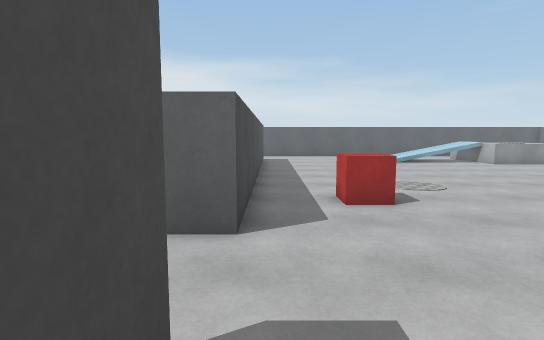
[1] (above)

21 first-person views from a walk through a Unity game level. The camera is 1.4 m above the floor, tilts 6° down and sees 80° across. The floor is counted in squares, 1 m on a side. Each view is taken from the middle of a square. On the plan, view 1 faces up. The plan holds only what a view shows up to about 15 squares ahead; the rest is blank. The place goes on beyond the plan. The player character is not drawn. Surface patterns are stand-ins for the level's own textures.

[2]
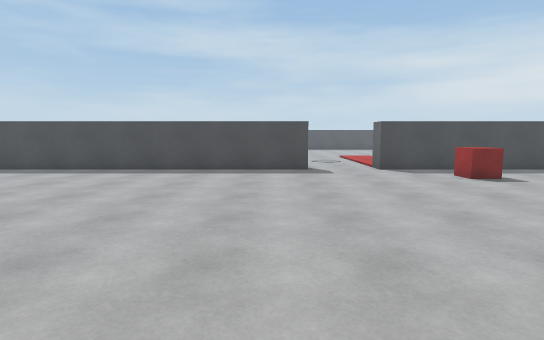

[3]
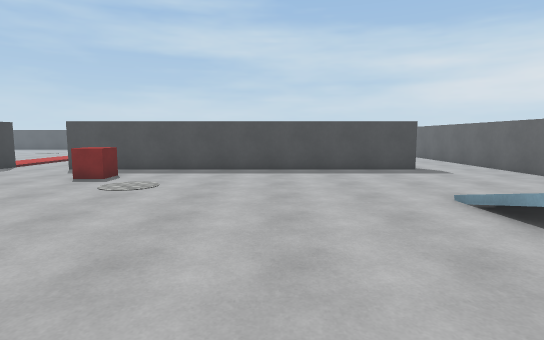

[4]
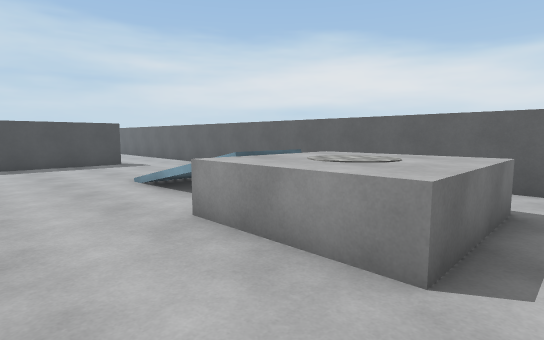

[5]
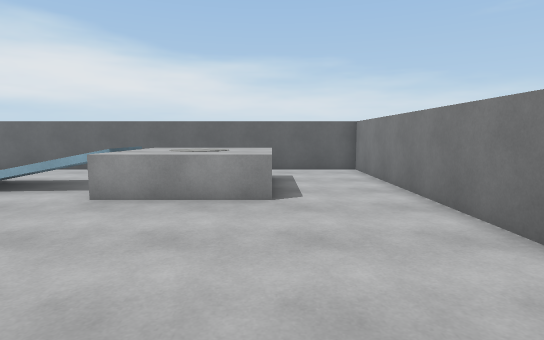

[6]
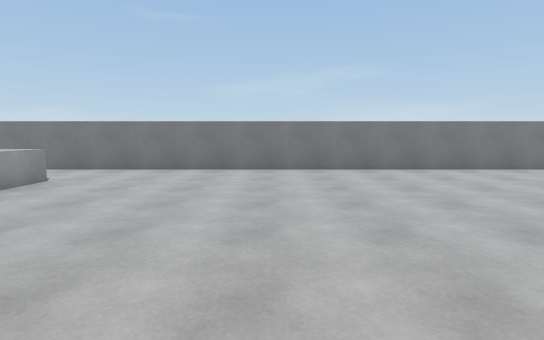

[7]
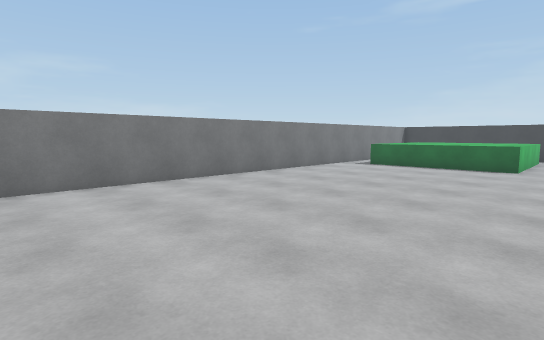

[8]
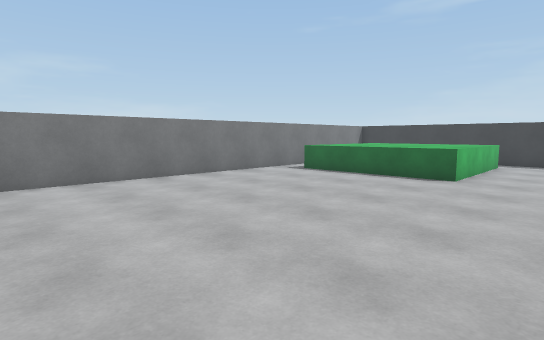

[9]
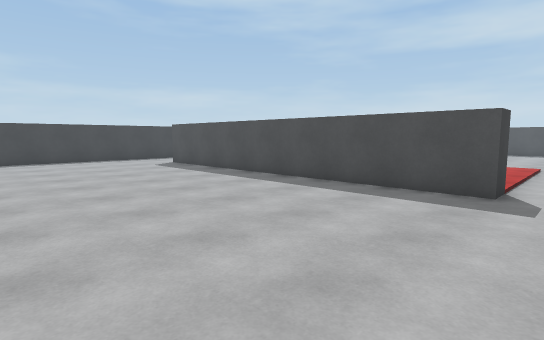

[10]
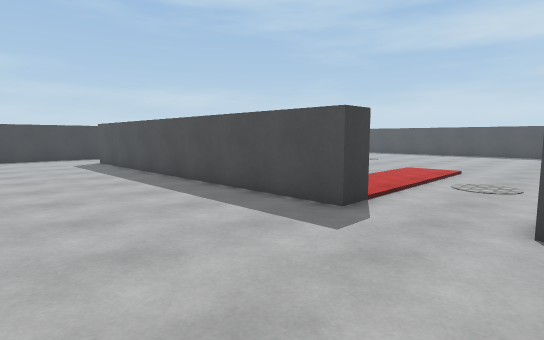

[11]
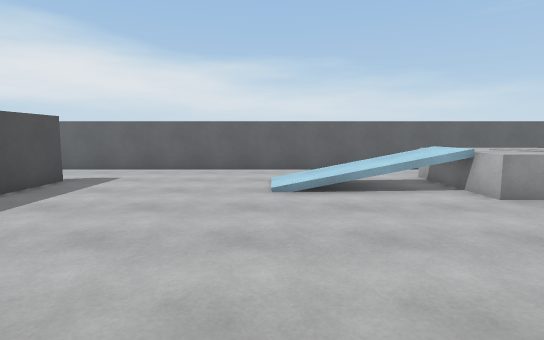

[12]
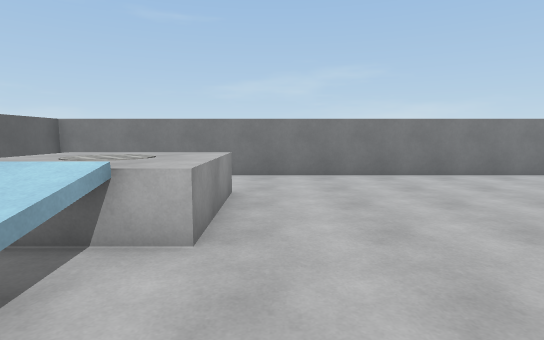

[13]
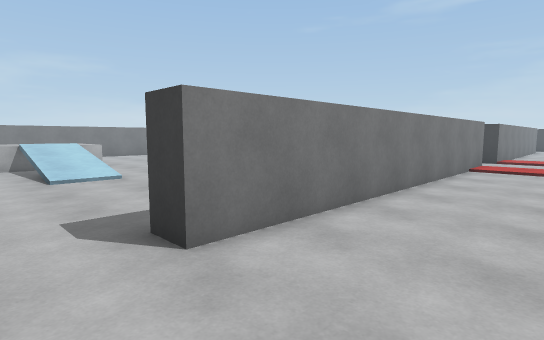

[14]
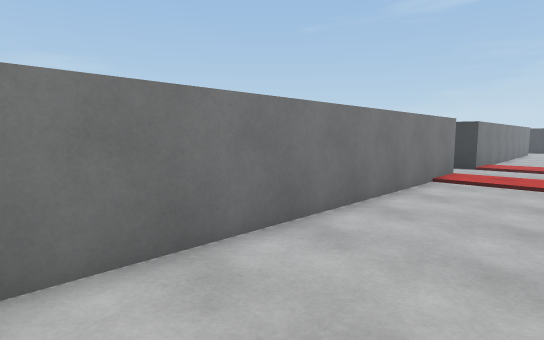

[15]
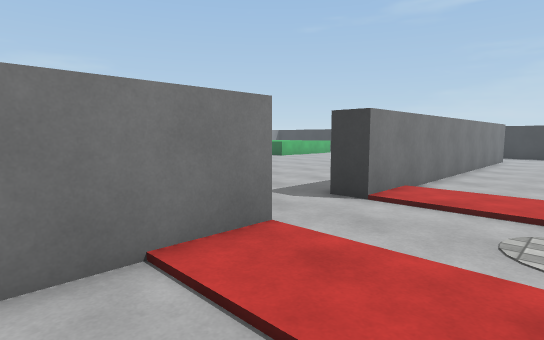

[16]
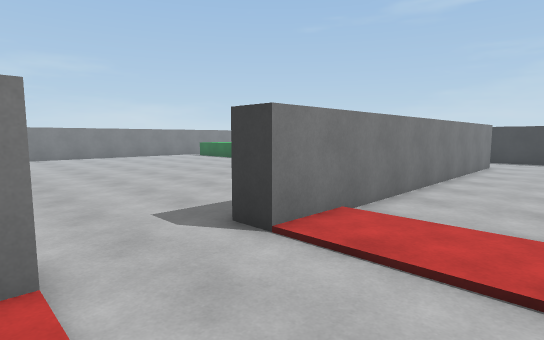

[17]
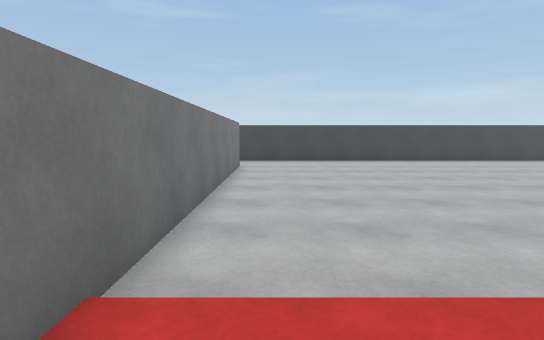

[18]
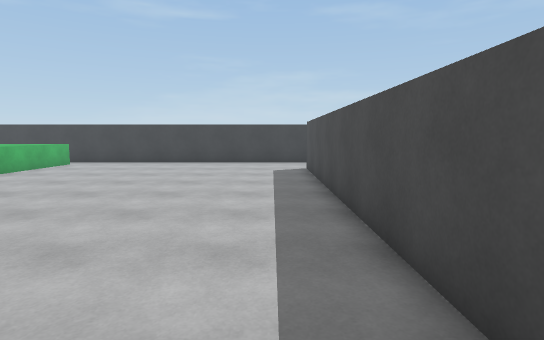

[19]
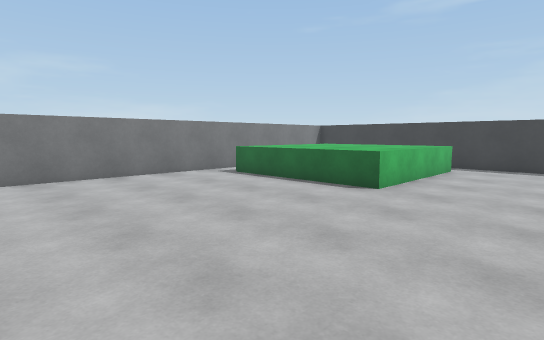

[20]
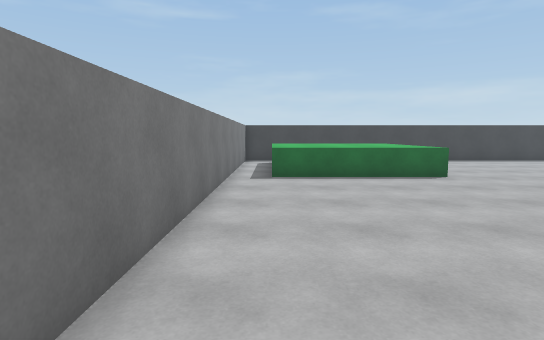

[21]
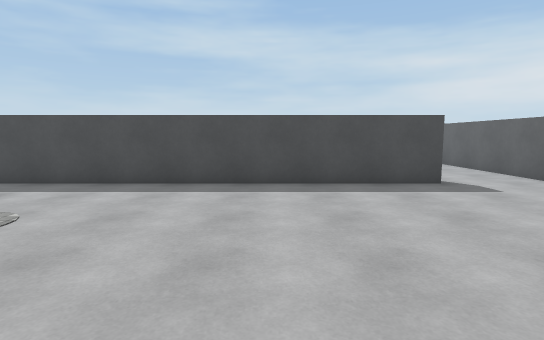

### Floor plan
Key: @ floor where view 1 was taken; # wall or solid block; x gap in a wall; . main floor; : floor 1 m higher than the main floor; / step, stairs or slope; = window, fence, low wall or low ledge; ^ raised ledge; O other object.
Columns run from 5 left of view 1 to 19 right of it. Each row starts with its distance up from view 1.
 23 #########################
 22 .............       ....#
 21 .............. ..   ....#
 20   ............../:::....#
 19  ...#......//////:::....#
 18 ....#......////:::::....#
 17 ....#......//=x.::::....#
 16 ....#...........=...=...#
 15 ....#...................#
 14 ....#...................#
 13 ....#...................#
 12 ....#...................#
 11 ....#...................#
 10  ...#...................#
  9  ...#...................#
  8 ....#...................#
  7  ...#..O................#
  6 ....#...................#
  5 ....#...................#
  4 ........................#
  3  .......................#
  2 ........................#
  1 ....#...................#
  0 ....#@..................#
 -1 ....#...................#
 -2 ....#...................#
 -3 ....#...................#
 -4 ....#...................#
 -5 ....#...................#
 -6 ....#...................#
 -7 ....#...................#
 -8 ....#...................#
 -9 ....#...........^^^^^^^.#
-10 ....#...........^^^^^^^.#

Where each view was taken, in squares from view 1:
view 1: 0 up, 0 right, facing up
view 2: 0 up, 13 right, facing left
view 3: 13 up, 13 right, facing left
view 4: 13 up, 16 right, facing up-left
view 5: 9 up, 15 right, facing up
view 6: 9 up, 5 right, facing right
view 7: 6 up, 9 right, facing down-right
view 8: 2 up, 8 right, facing down-right
view 9: 3 up, 8 right, facing down-left
view 10: 5 up, 5 right, facing down-left
view 11: 9 up, 6 right, facing up
view 12: 15 up, 7 right, facing right
view 13: 21 up, 5 left, facing down-right
view 14: 17 up, 5 left, facing down-right
view 15: 8 up, 5 left, facing down-right
view 16: 5 up, 5 left, facing down-right
view 17: 2 up, 3 left, facing down
view 18: 1 up, 1 right, facing down
view 19: 1 down, 7 right, facing down-right
view 20: 2 up, 17 right, facing down
view 21: 14 up, 9 right, facing left
